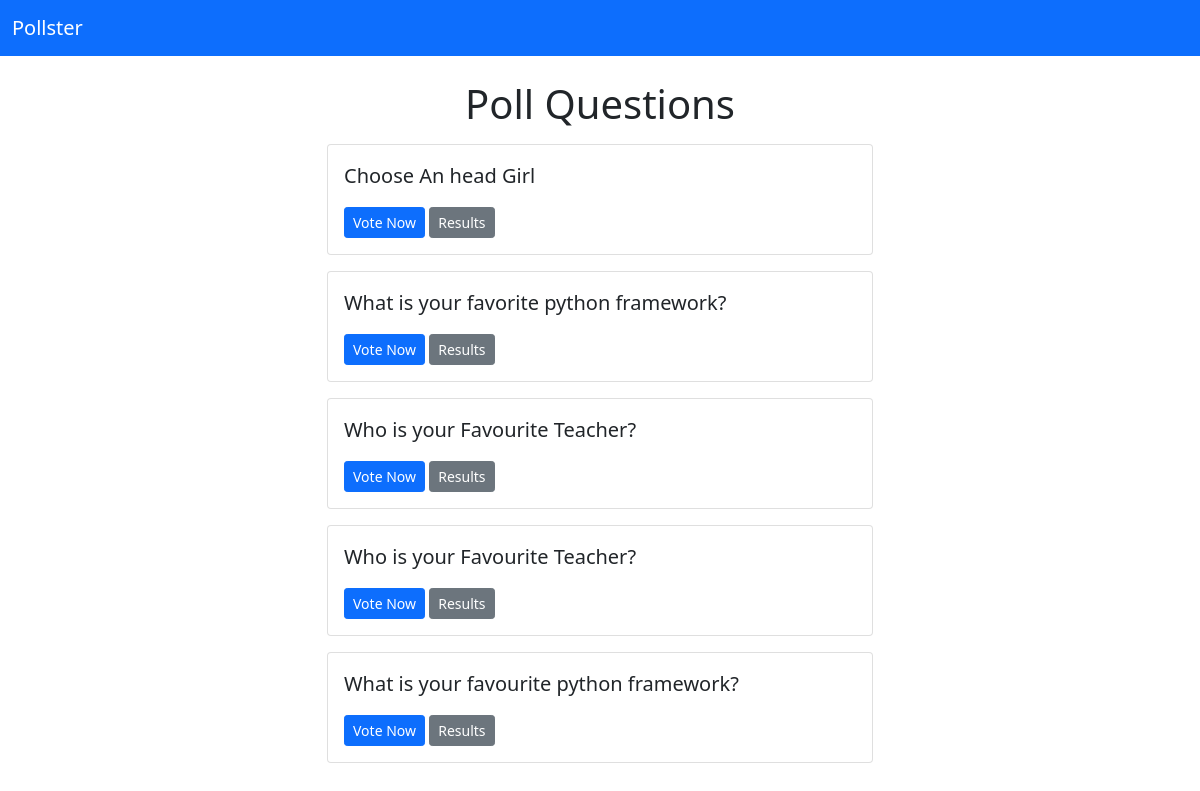
The page / on the database its author committed.
### polls/models.py (models this page shows, shortened)
class Question(models.Model):
    question_text = models.CharField(max_length=200)
    pub_date = models.DateTimeField('date published')

### polls/views.py (the view)
# urls.py: urlpatterns = [path('',views.index, name='index'),
def index(request):
    latest_question_list = Question.objects.order_by('-pub_date')[:5]
    context = {
        'latest_question_list': latest_question_list
    }
    return render(request, 'index.html', context)

### polls/templates/index.html
{% extends 'base.html' %}
{% block content %}
<h1 class="text-center mb-3">Poll Questions</h1>
{% if latest_question_list %}
{% for question in latest_question_list %}
<div class="card mb-3">
    <div class="card-body">
        <p class="lead">{{question.question_text}}</p>
        <a href="{% url 'polls:detail' question.id %}" class="btn btn-primary btn-sm">Vote Now</a>
        <a href="{% url 'polls:results' question.id %}" class="btn btn-secondary btn-sm">Results</a>
    </div>
</div>
{% endfor %}
{% else %}
<p>No Post Yet</p>
{% endif %}
{% endblock %}

### rows shown on the page
Question: question_text "Choose An head Girl"
Question: question_text "What is your favorite python framework?"
Question: question_text "Who is your Favourite Teacher?"
Question: question_text "Who is your Favourite Teacher?"
Question: question_text "What is your favourite python framework?"
